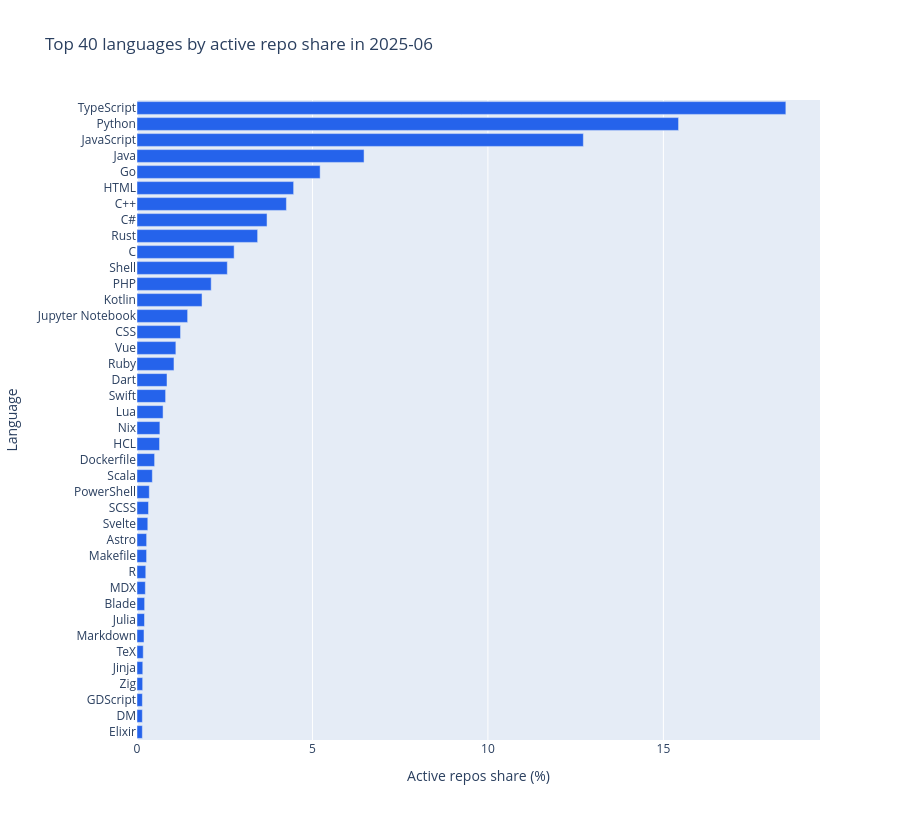

The notebook cell this image was saved under:
### Markdown cell above
## Latest month ranking

The bar chart ranks languages by normalized active repository share for the latest available month. Raw sampled values remain available in the hover tooltip.

### Code cell
latest_month = normalized["date"].max()
latest_metric = "active_repos"
latest_top = (
    normalized.loc[normalized["date"].eq(latest_month)]
    .pipe(lambda data: data if INCLUDE_ALL_GITHUB_LANGUAGE_LABELS else data.loc[~data["language"].isin(NON_GENERAL_PURPOSE_LABELS)])
    .sort_values(f"{latest_metric}_share", ascending=False)
    .head(40)
    .sort_values(f"{latest_metric}_share", ascending=True)
)

fig = px.bar(
    latest_top,
    x=f"{latest_metric}_share_pct",
    y="language",
    orientation="h",
    labels={
        f"{latest_metric}_share_pct": "Active repos share (%)",
        "language": "Language",
    },
    title=f"Top 40 languages by active repo share in {latest_month:%Y-%m}",
    custom_data=["active_repos", "contributors", "pushes", "pull_requests", "stars"],
)
fig.update_traces(
    marker_color="#2563eb",
    hovertemplate=(
        "Language: %{y}<br>"
        "Active repo share: %{x:.2f}%<br>"
        "Sampled active repos: %{customdata[0]:,}<br>"
        "Contributors: %{customdata[1]:,}<br>"
        "Pushes: %{customdata[2]:,}<br>"
        "Pull requests: %{customdata[3]:,}<br>"
        "Stars: %{customdata[4]:,}<extra></extra>"
    ),
)
fig.update_layout(height=820)
fig.show()

latest_top.sort_values(f"{latest_metric}_share", ascending=False)[
    ["language", f"{latest_metric}_share_pct", "active_repos", "contributors", "pushes", "pull_requests", "stars"]
].head(20)

### Figure 1 — Plotly figure (JSON) as saved in the notebook; plotly's stock layout.template omitted (floating-point values rounded to 4 significant figures; data arrays with more than 128 entries replaced by an {"elided": "..."} marker saying what was removed)
{"data": [{"customdata": {"elided": "40x5 int values"}, "hovertemplate": "Language: %{y}<br>Active repo share: %{x:.2f}%<br>Sampled active repos: %{customdata[0]:,}<br>Contributors: %{customdata[1]:,}<br>Pushes: %{customdata[2]:,}<br>Pull requests: %{customdata[3]:,}<br>Stars: %{customdata[4]:,}<extra></extra>", "legendgroup": "", "marker": {"color": "#2563eb", "pattern": {"shape": ""}}, "name": "", "orientation": "h", "showlegend": false, "textposition": "auto", "type": "bar", "x": [0.1524, 0.1524, 0.1534, 0.1616, 0.1646, 0.1778, 0.1992, 0.2134, 0.2174, 0.2378, 0.25, 0.2733, 0.2743, 0.3079, 0.3282, 0.3505, 0.4369, 0.5019, 0.6422, 0.6523, 0.7428, 0.8149, 0.8555, 1.054, 1.108, 1.241, 1.443, 1.853, 2.114, 2.574, 2.768, 3.437, 3.706, 4.257, 4.464, 5.219, 6.47, 12.72, 15.43, 18.49], "xaxis": "x", "y": ["Elixir", "DM", "GDScript", "Zig", "Jinja", "TeX", "Markdown", "Julia", "Blade", "MDX", "R", "Makefile", "Astro", "Svelte", "SCSS", "PowerShell", "Scala", "Dockerfile", "HCL", "Nix", "Lua", "Swift", "Dart", "Ruby", "Vue", "CSS", "Jupyter Notebook", "Kotlin", "PHP", "Shell", "C", "Rust", "C#", "C++", "HTML", "Go", "Java", "JavaScript", "Python", "TypeScript"], "yaxis": "y"}], "layout": {"barmode": "relative", "height": 820, "legend": {"tracegroupgap": 0}, "title": {"text": "Top 40 languages by active repo share in 2025-06"}, "xaxis": {"anchor": "y", "domain": [0, 1], "title": {"text": "Active repos share (%)"}}, "yaxis": {"anchor": "x", "domain": [0, 1], "title": {"text": "Language"}}}}
